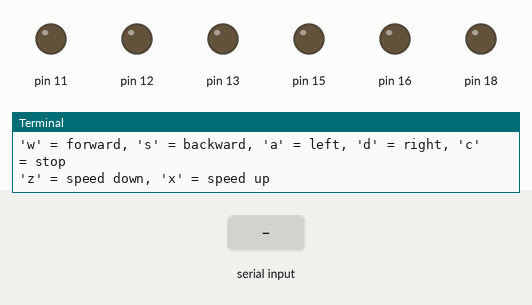
Recording of a program running on a simulated Raspberry Pi (header pin numbers). Shown: output pins drawn as LEDs (lit = HIGH), the last lines printed to the terminal. The inputs (shaded band) are chosen by the test bench. Threads take turns every 2 ms.

Above: at 1.2 s.
1.3 s: "a" typed at the terminal
At 1.6 s:
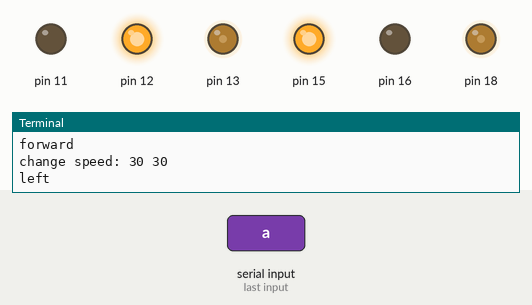
2.8 s: "d" typed at the terminal
At 3.9 s:
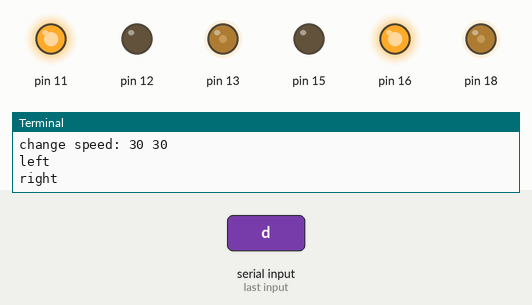
4.3 s: "s" typed at the terminal
At 5.1 s:
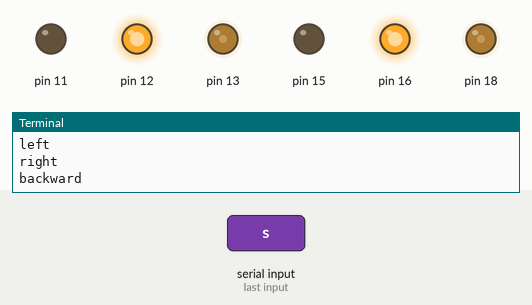
5.8 s: "c" typed at the terminal
At 6.2 s:
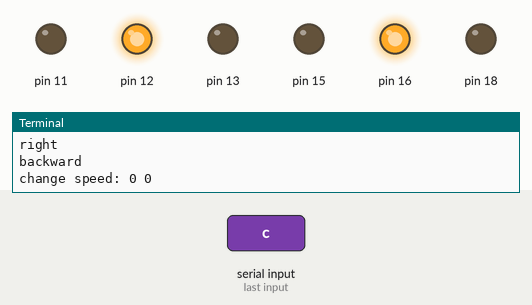
7.3 s: "z" typed at the terminal
At 8.5 s:
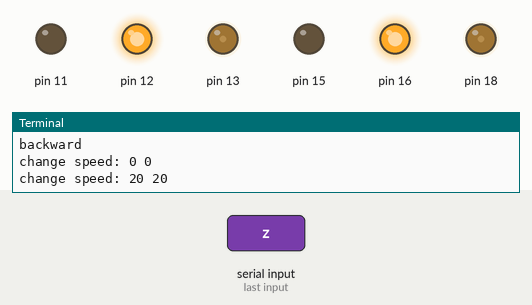
8.8 s: "w" typed at the terminal
At 9.7 s:
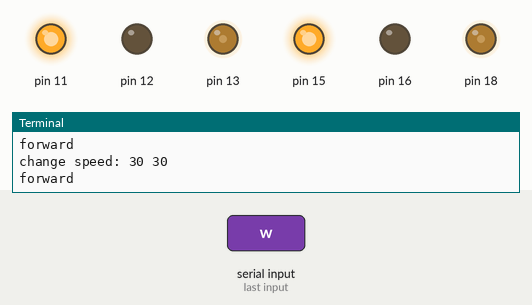
Timing chart, 0 to 11.3 s (numbered marks = the images above; inputs shaded):
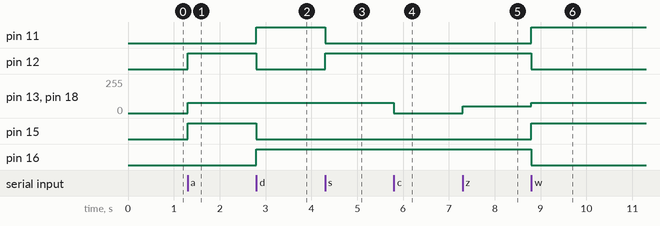

Measured:
- after the input at 1.3 s, pin 12, pin 15: LOW → HIGH at once; pin 13, pin 18: 0/255 → 77/255 at once
- after the input at 2.8 s, pin 11, pin 16: LOW → HIGH at once; pin 12, pin 15: HIGH → LOW at once
- after the input at 4.3 s, pin 11: HIGH → LOW at once; pin 12: LOW → HIGH at once
- after the input at 5.8 s, pin 13, pin 18: 77/255 → 0/255 at once
- after the input at 7.3 s, pin 13, pin 18: 0/255 → 51/255 at once
- after the input at 8.8 s, pin 11, pin 15: LOW → HIGH at once; pin 12, pin 16: HIGH → LOW at once; pin 13, pin 18: 51/255 → 77/255 at once

The program:

keyboard_control.py
```python
#!/usr/bin/python
# -*- coding: UTF-8 -*-#
#
# 通过l298n驱动两轮小车
#
# sudo apt-get install python3-dev
# sudo easy_install3 RPi.GPIO
#
import RPi.GPIO as GPIO
from time import sleep
import threading
import sys
import sys,tty,termios


class Car:
    """两轮小车"""
    """ m1a，m1b为第一个马达的A，B输入，m1e为第一个马达的使能端；
        m2a，m2b为第二个马达的A，B输入，m2e为第二个马达的使能端。"""
    def __init__(self, m1a, m1b, m1e, m2a, m2b, m2e):
        GPIO.setmode(GPIO.BOARD) #GPIO.BCM

        GPIO.setup(m1a, GPIO.OUT)
        GPIO.setup(m1b, GPIO.OUT)
        GPIO.setup(m1e, GPIO.OUT)
        GPIO.setup(m2a, GPIO.OUT)
        GPIO.setup(m2b, GPIO.OUT)
        GPIO.setup(m2e, GPIO.OUT)

        self.Motor1A = m1a
        self.Motor1B = m1b
        self.Motor1E = m1e
        self.Motor2A = m2a
        self.Motor2B = m2b
        self.Motor2E = m2e
        self.speed1 = 0
        self.speed2 = 0
        self.frequency = 100
        self.m1 = GPIO.PWM(self.Motor1E, self.frequency)
        self.m1.start(0)
        self.m2 = GPIO.PWM(self.Motor2E, self.frequency)
        self.m2.start(0)

    def forward(self):
        print("forward")
        GPIO.output(self.Motor1A, GPIO.HIGH)
        GPIO.output(self.Motor1B, GPIO.LOW)
        GPIO.output(self.Motor2A, GPIO.HIGH)
        GPIO.output(self.Motor2B, GPIO.LOW)

    def backward(self):
        print("backward")
        GPIO.output(self.Motor1A, GPIO.LOW)
        GPIO.output(self.Motor1B, GPIO.HIGH)
        GPIO.output(self.Motor2A, GPIO.LOW)
        GPIO.output(self.Motor2B, GPIO.HIGH)

    def left(self):
        print("left")
        GPIO.output(self.Motor1A, GPIO.LOW)
        GPIO.output(self.Motor1B, GPIO.HIGH)
        GPIO.output(self.Motor2A, GPIO.HIGH)
        GPIO.output(self.Motor2B, GPIO.LOW)

    def right(self):
        print("right")
        GPIO.output(self.Motor1A, GPIO.HIGH)
        GPIO.output(self.Motor1B, GPIO.LOW)
        GPIO.output(self.Motor2A, GPIO.LOW)
        GPIO.output(self.Motor2B, GPIO.HIGH)

    def speed_up(self):
        self.speed1 = self.speed1 + 10
        self.speed2 = self.speed2 + 10
        if self.speed1 > 100 :
            self.speed1 = 100
        if self.speed2 > 100 :
            self.speed2 = 100
        self.__change_speed(self.speed1, self.speed2)

    def speed_down(self):
        self.speed1 = self.speed1 - 10
        self.speed2 = self.speed2 - 10
        if self.speed1 < 0 :
            self.speed1 = 0
        if self.speed2 < 0 :
            self.speed2 = 0
        self.__change_speed(self.speed1, self.speed2)

    def __change_speed(self, s1, s2):
        self.m1.ChangeDutyCycle(s1)
        self.m2.ChangeDutyCycle(s2)
        print("change speed:", s1, s2)

    def start(self):
        self.speed1 = 30
        self.speed2 = 30
        print("car start.")
        self.forward()
        self.__change_speed(self.speed1, self.speed2)

    def stop(self):
        self.__change_speed(0, 0)

    def __del__(self):
        print("stop motor")
        GPIO.output(self.Motor1E, GPIO.LOW)
        GPIO.output(self.Motor2E, GPIO.LOW)
        GPIO.cleanup()


class KeyEventThread(threading.Thread):
    def __init__(self, car):
        threading.Thread.__init__(self)
        self.car = car
    def getch(self):
        fd = sys.stdin.fileno()
        old =   termios.tcgetattr(fd)
        try:
            tty.setraw(fd)
            return sys.stdin.read(1)
        finally:
            termios.tcsetattr(fd, termios.TCSADRAIN, old)
    def run(self):
        print("thread start.")
        print("Press 'q' to exit")
        print("'w' = forward, 's' = backward, 'a' = left, 'd' = right, 'c' = stop")
        print("'z' = speed down, 'x' = speed up")
        is_first = True
        while True:
            key = self.getch()

            if (key in ['w','s','a','d']) and is_first:
                self.car.start()
                is_first = False
            if  key == 'q':
                del self.car
                exit()
                return
            elif key == 'w':
                self.car.forward()
            elif key == 's':
                self.car.backward()
            elif key == 'a':
                self.car.left()
            elif key == 'd':
                self.car.right()
            elif key == 'c':
                self.car.stop()
                is_first = True
            elif key == 'z':
                self.car.speed_down()
            elif key == 'x':
                self.car.speed_up()
            else:
                print("key=" + key)
        return


if __name__ == "__main__":
    car = Car(11, 12, 13, 15, 16, 18)

    keythread = KeyEventThread(car)
    keythread.start()
```
